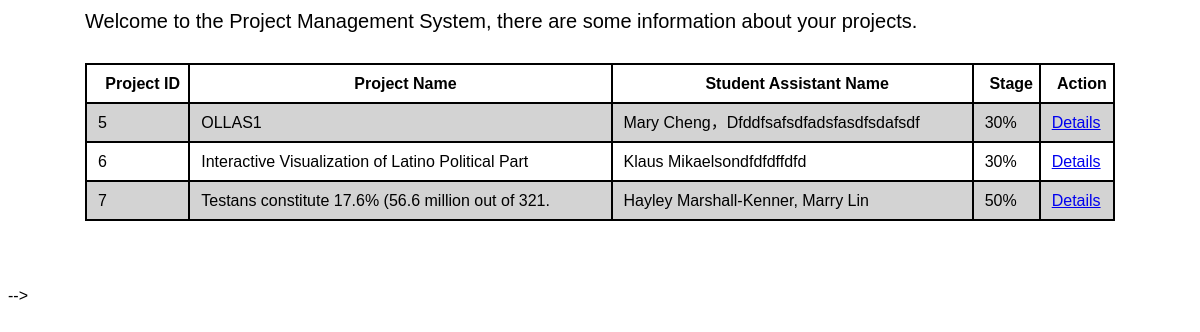
/professor_access/, run on an earlier commit of the app's database.
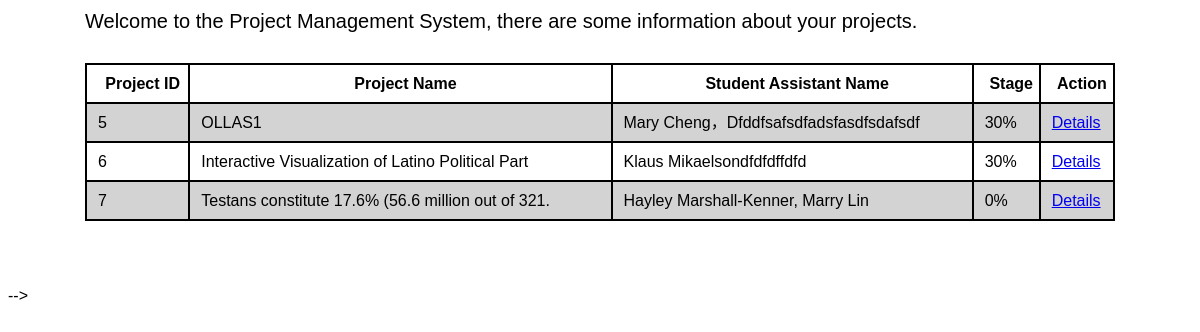
And on a later commit of the database.
### professor_access/models.py (models this page shows, shortened)
class Project(models.Model):
    name = models.CharField(max_length=50 )
    student_name = models.CharField(max_length=200)
    stage = models.CharField(max_length=50)
    description = models.TextField(blank=True)
    note = models.TextField(blank=True)
    file = models.FileField(upload_to='upload', blank=True, null=True)

### professor_access/views.py (the view)
def professor_list(request, template_name='professor_access/pa_list.html'):
    project = Project.objects.all()
    data = {}
    data['object_list'] = project
    return render(request, template_name, data)

### professor_access/templates/professor_access/pa_list.html (shortened to what this page needs)
{% extends "base.html" %}
{% load staticfiles %}
{% block content %}
<head>
</head>
<body>
<p class="hello1">Welcome to the Project Management System, there are some information about your projects.</p>
<table class="table">
    <tr>
        <th>Project ID</th>
        <th>Project Name</th>
        <th>Student Assistant Name</th>
        <th>Stage</th>
        <th>Action</th>
    </tr>
    {% for project in object_list %}
    <tr>
        <td>{{ project.id}}</td>
        <td>{{ project.name}}</td>
        <td>{{ project.student_name }}</td>
        <td>{{ project.stage }}</td>
        <td><a href="{% url 'professor_access:detail' project.id %}">Details</a>
        </td>
    </tr>
    {% endfor %}
</table><br /><br />
</body>
{% endblock %}

What changed in the data, as far as the page shows it:
changed Project "Testans constitute 17.6% (56.6 million out of 321.": stage "50%" → "0%"
